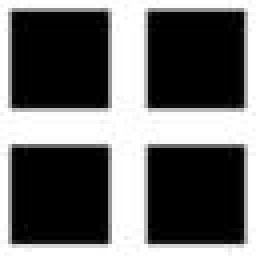
#> input picture picture/save_picture/1.jpg, 64 x 64 px, found by its file name (shown 4 times larger)
$ python binary_image.py
#> lines starting #> are read from the running program, lines starting #| are printed output that depends on the picture
from PIL import Image

# 缩放比例
SCALE = 0.3


def get_char(pixel, blank_char='1', fill_char='0'):
    if pixel == 0:
        return blank_char
    else:
        return fill_char


# 输入图片路径
im = Image.open(r"D:\deep_learning\picture\save_picture\1.jpg")
#> im is the input picture: PIL image 64x64 L; min 0, max 255, mean 103.4
size = im.size
#> size = (64, 64)
# 获取图片的像素
# size[0]*size[1] 横宽像素
width, height = int(size[0] * SCALE), int(size[1] * SCALE)
#> width = 19; height = 19
im = im.resize((width, height))  # 修改图片尺寸
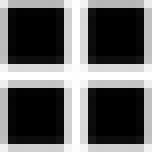
#> im: PIL image 19x19 L (shown 8 times larger); min 0, max 255, mean 101.7
im = im.convert('1')  # 获得二值图像
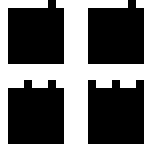
#> im: PIL image 19x19 1 (shown 8 times larger); 43.8% white in thin lines or dots

txt = ""
for i in range(height):
    for j in range(width):
        txt += get_char(im.getpixel((j, i)))  # getpixel是获取图像中某一点像素的RGB颜色值
    txt += '\n'

# 保存为文件
with open(r'result.txt', 'w') as f:
    print(txt, file=f)
